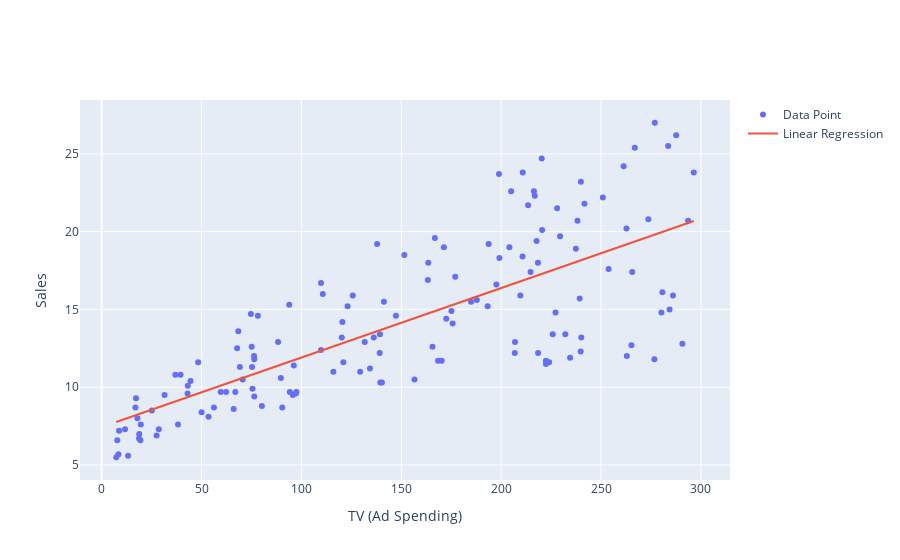

Notebook code for this chart:
### Markdown cell above
<h3>Scatter Plot with Regression Line</h3>

### Code cell
fig = go.Figure()
fig.add_trace(go.Scatter(x = X_train[:, 0], y = y_train[:, 0], mode = 'markers', name = 'Data Point'))
fig.add_trace(go.Scatter(x = X_train[:, 0], y = intercept + slope * X_train[:, 0], mode = 'lines', name = 'Linear Regression'))
fig.update_layout(
    xaxis_title="TV (Ad Spending)",
    yaxis_title="Sales"
)

### Figure 1 — Plotly figure (JSON) as saved in the notebook; plotly's stock layout.template omitted (floating-point values rounded to 4 significant figures; data arrays with more than 128 entries replaced by an {"elided": "..."} marker saying what was removed)
{"data": [{"mode": "markers", "name": "Data Point", "type": "scatter", "x": {"elided": "145 float values"}, "y": {"elided": "145 float values"}}, {"mode": "lines", "name": "Linear Regression", "type": "scatter", "x": {"elided": "145 float values"}, "y": {"elided": "145 float values"}}], "layout": {"xaxis": {"title": {"text": "TV (Ad Spending)"}}, "yaxis": {"title": {"text": "Sales"}}}}
